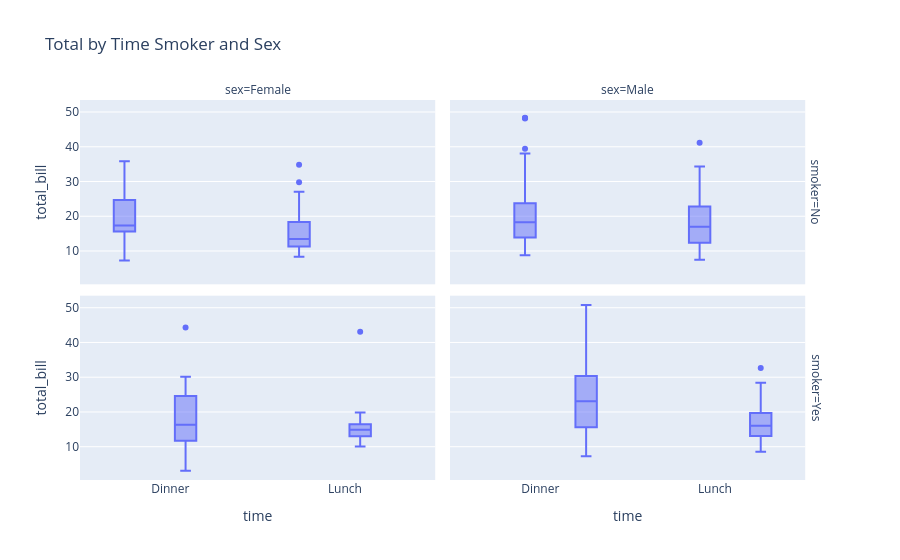

Notebook cell for this chart:
### Markdown cell above
**Consideremos ahora tres factores**

### Code cell
# Cargar el conjunto de datos 'tips'
df = px.data.tips()

# Crear el gráfico de caja con facetas
fig = px.box(df, x="time", y="total_bill", title="Total by Time Smoker and Sex",
    facet_col="sex", facet_row="smoker")

# Mostrar el gráfico
fig.show()

### Figure 1 — Plotly figure (JSON) as saved in the notebook; plotly's stock layout.template omitted (floating-point values rounded to 4 significant figures)
{"data": [{"alignmentgroup": "True", "hovertemplate": "smoker=No<br>sex=Female<br>time=%{x}<br>total_bill=%{y}<extra></extra>", "legendgroup": "", "marker": {"color": "#636efa"}, "name": "", "notched": false, "offsetgroup": "", "orientation": "v", "showlegend": false, "type": "box", "x": ["Dinner", "Dinner", "Dinner", "Dinner", "Dinner", "Dinner", "Dinner", "Dinner", "Dinner", "Dinner", "Dinner", "Dinner", "Dinner", "Dinner", "Dinner", "Dinner", "Dinner", "Dinner", "Lunch", "Lunch", "Dinner", "Dinner", "Dinner", "Dinner", "Dinner", "Lunch", "Lunch", "Lunch", "Lunch", "Lunch", "Lunch", "Lunch", "Lunch", "Lunch", "Lunch", "Lunch", "Lunch", "Lunch", "Lunch", "Lunch", "Lunch", "Lunch", "Lunch", "Lunch", "Lunch", "Lunch", "Lunch", "Dinner", "Dinner", "Dinner", "Dinner", "Lunch", "Dinner", "Dinner"], "x0": " ", "xaxis": "x3", "y": [16.99, 24.59, 35.26, 14.83, 10.33, 16.97, 20.29, 15.77, 19.65, 15.06, 20.69, 16.93, 10.29, 34.81, 26.41, 16.45, 17.07, 14.73, 10.07, 34.83, 22.75, 20.92, 7.25, 25.71, 17.31, 10.65, 12.43, 24.08, 13.42, 12.48, 29.8, 14.52, 11.38, 20.27, 11.17, 12.26, 18.26, 8.51, 10.33, 14.15, 13.16, 17.47, 27.05, 16.43, 8.35, 18.64, 11.87, 29.85, 25, 13.39, 16.21, 15.98, 35.83, 18.78], "y0": " ", "yaxis": "y3"}, {"alignmentgroup": "True", "hovertemplate": "smoker=No<br>sex=Male<br>time=%{x}<br>total_bill=%{y}<extra></extra>", "legendgroup": "", "marker": {"color": "#636efa"}, "name": "", "notched": false, "offsetgroup": "", "orientation": "v", "showlegend": false, "type": "box", "x": ["Dinner", "Dinner", "Dinner", "Dinner", "Dinner", "Dinner", "Dinner", "Dinner", "Dinner", "Dinner", "Dinner", "Dinner", "Dinner", "Dinner", "Dinner", "Dinner", "Dinner", "Dinner", "Dinner", "Dinner", "Dinner", "Dinner", "Dinner", "Dinner", "Dinner", "Dinner", "Dinner", "Dinner", "Dinner", "Dinner", "Dinner", "Dinner", "Dinner", "Dinner", "Dinner", "Dinner", "Dinner", "Dinner", "Dinner", "Dinner", "Dinner", "Dinner", "Dinner", "Dinner", "Dinner", "Dinner", "Dinner", "Dinner", "Lunch", "Lunch", "Lunch", "Lunch", "Lunch", "Lunch", "Lunch", "Lunch", "Lunch", "Dinner", "Dinner", "Dinner", "Dinner", "Dinner", "Dinner", "Dinner", "Lunch", "Lunch", "Lunch", "Lunch", "Lunch", "Lunch", "Lunch", "Lunch", "Lunch", "Lunch", "Dinner", "Dinner", "Dinner", "Dinner", "Dinner", "Dinner", "Dinner", "Dinner", "Dinner", "Dinner", "Dinner", "Dinner", "Dinner", "Dinner", "Lunch", "Dinner", "Dinner", "Dinner", "Dinner", "Dinner", "Dinner", "Dinner", "Dinner"], "x0": " ", "xaxis": "x4", "y": [10.34, 21.01, 23.68, 25.29, 8.77, 26.88, 15.04, 14.78, 10.27, 15.42, 18.43, 21.58, 16.29, 20.65, 17.92, 39.42, 19.82, 17.81, 13.37, 12.69, 21.7, 9.55, 18.35, 17.78, 24.06, 16.31, 18.69, 31.27, 16.04, 17.46, 13.94, 9.68, 30.4, 18.29, 22.23, 32.4, 28.55, 18.04, 12.54, 9.94, 25.56, 19.49, 48.27, 17.59, 20.08, 20.23, 12.02, 10.51, 27.2, 22.76, 17.29, 16.66, 15.98, 13.03, 18.28, 24.71, 21.16, 22.49, 12.46, 18.24, 14, 38.07, 23.95, 29.93, 11.69, 14.26, 15.95, 8.52, 22.82, 19.08, 34.3, 41.19, 9.78, 7.51, 14.07, 13.13, 17.26, 24.55, 19.77, 48.17, 16.49, 21.5, 12.66, 13.81, 24.52, 20.76, 31.71, 20.69, 7.56, 48.33, 20.45, 13.28, 11.61, 10.77, 10.07, 29.03, 17.82], "y0": " ", "yaxis": "y4"}, {"alignmentgroup": "True", "hovertemplate": "smoker=Yes<br>sex=Female<br>time=%{x}<br>total_bill=%{y}<extra></extra>", "legendgroup": "", "marker": {"color": "#636efa"}, "name": "", "notched": false, "offsetgroup": "", "orientation": "v", "showlegend": false, "type": "box", "x": ["Dinner", "Dinner", "Dinner", "Dinner", "Dinner", "Dinner", "Dinner", "Dinner", "Dinner", "Dinner", "Dinner", "Dinner", "Dinner", "Dinner", "Dinner", "Dinner", "Lunch", "Lunch", "Lunch", "Lunch", "Lunch", "Lunch", "Lunch", "Dinner", "Dinner", "Dinner", "Dinner", "Dinner", "Lunch", "Lunch", "Lunch", "Dinner", "Dinner"], "x0": " ", "xaxis": "x", "y": [3.07, 26.86, 25.28, 5.75, 16.32, 11.35, 15.38, 44.3, 22.42, 14.31, 17.51, 10.59, 10.63, 9.6, 20.9, 18.15, 19.81, 43.11, 13, 12.74, 13, 16.4, 16.47, 12.76, 13.27, 28.17, 12.9, 30.14, 13.42, 16.27, 10.09, 22.12, 27.18], "y0": " ", "yaxis": "y"}, {"alignmentgroup": "True", "hovertemplate": "smoker=Yes<br>sex=Male<br>time=%{x}<br>total_bill=%{y}<extra></extra>", "legendgroup": "", "marker": {"color": "#636efa"}, "name": "", "notched": false, "offsetgroup": "", "orientation": "v", "showlegend": false, "type": "box", "x": ["Dinner", "Dinner", "Dinner", "Dinner", "Dinner", "Dinner", "Dinner", "Dinner", "Lunch", "Lunch", "Dinner", "Dinner", "Dinner", "Dinner", "Dinner", "Dinner", "Dinner", "Dinner", "Lunch", "Dinner", "Dinner", "Dinner", "Dinner", "Dinner", "Dinner", "Dinner", "Dinner", "Dinner", "Dinner", "Dinner", "Dinner", "Dinner", "Dinner", "Dinner", "Dinner", "Dinner", "Lunch", "Lunch", "Lunch", "Lunch", "Lunch", "Lunch", "Lunch", "Dinner", "Dinner", "Dinner", "Dinner", "Dinner", "Dinner", "Dinner", "Dinner", "Lunch", "Lunch", "Lunch", "Dinner", "Dinner", "Dinner", "Dinner", "Dinner", "Dinner"], "x0": " ", "xaxis": "x2", "y": [38.01, 11.24, 20.29, 13.81, 11.02, 18.29, 15.01, 17.92, 19.44, 32.68, 28.97, 40.17, 27.28, 12.03, 21.01, 15.36, 20.49, 25.21, 16, 50.81, 15.81, 7.25, 31.85, 16.82, 32.9, 17.89, 14.48, 34.63, 34.65, 23.33, 45.35, 23.17, 40.55, 30.46, 23.1, 15.69, 28.44, 15.48, 16.58, 10.34, 13.51, 18.71, 20.53, 26.59, 38.73, 24.27, 30.06, 25.89, 28.15, 11.59, 7.74, 12.16, 8.58, 13.42, 24.01, 15.69, 15.53, 12.6, 32.83, 22.67], "y0": " ", "yaxis": "y2"}], "layout": {"annotations": [{"font": {}, "showarrow": false, "text": "sex=Female", "x": 0.24, "xanchor": "center", "xref": "paper", "y": 1, "yanchor": "bottom", "yref": "paper"}, {"font": {}, "showarrow": false, "text": "sex=Male", "x": 0.74, "xanchor": "center", "xref": "paper", "y": 1, "yanchor": "bottom", "yref": "paper"}, {"font": {}, "showarrow": false, "text": "smoker=Yes", "textangle": 90, "x": 0.98, "xanchor": "left", "xref": "paper", "y": 0.2425, "yanchor": "middle", "yref": "paper"}, {"font": {}, "showarrow": false, "text": "smoker=No", "textangle": 90, "x": 0.98, "xanchor": "left", "xref": "paper", "y": 0.7575, "yanchor": "middle", "yref": "paper"}], "autosize": true, "boxmode": "group", "legend": {"tracegroupgap": 0}, "title": {"text": "Total by Time Smoker and Sex"}, "xaxis": {"anchor": "y", "autorange": true, "domain": [0, 0.48], "range": [-0.5134, 1.513], "title": {"text": "time"}, "type": "category"}, "xaxis2": {"anchor": "y2", "autorange": true, "domain": [0.5, 0.98], "matches": "x", "range": [-0.5134, 1.513], "title": {"text": "time"}, "type": "category"}, "xaxis3": {"anchor": "y3", "autorange": true, "domain": [0, 0.48], "matches": "x", "range": [-0.5134, 1.513], "showticklabels": false, "type": "category"}, "xaxis4": {"anchor": "y4", "autorange": true, "domain": [0.5, 0.98], "matches": "x", "range": [-0.5134, 1.513], "showticklabels": false, "type": "category"}, "yaxis": {"anchor": "x", "autorange": true, "domain": [0, 0.485], "range": [0.4178, 53.46], "title": {"text": "total_bill"}, "type": "linear"}, "yaxis2": {"anchor": "x2", "autorange": true, "domain": [0, 0.485], "matches": "y", "range": [0.4178, 53.46], "showticklabels": false, "type": "linear"}, "yaxis3": {"anchor": "x3", "autorange": true, "domain": [0.515, 1], "matches": "y", "range": [0.4178, 53.46], "title": {"text": "total_bill"}, "type": "linear"}, "yaxis4": {"anchor": "x4", "autorange": true, "domain": [0.515, 1], "matches": "y", "range": [0.4178, 53.46], "showticklabels": false, "type": "linear"}}}
